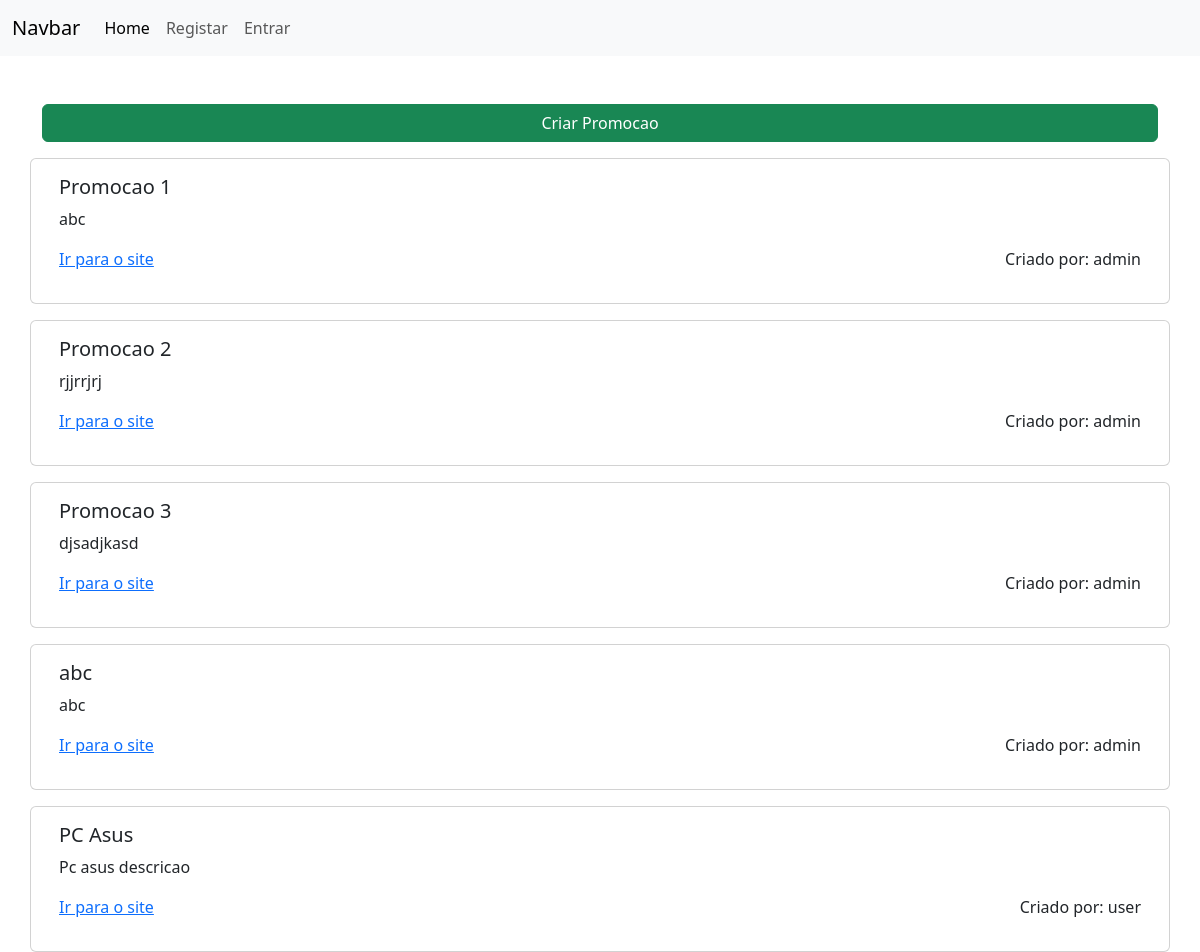
Page /promotions/ on the committed database.
### promotions/models.py (models this page shows, shortened)
class Promotion(models.Model):
    title = models.CharField(max_length=255)
    description = models.CharField(max_length=255)
    price = models.DecimalField(max_digits=5, decimal_places=2)
    url = models.URLField(null=True)
    category = models.ForeignKey(Category, on_delete=models.PROTECT)
    user = models.ForeignKey(UserModel, on_delete=models.PROTECT)

### promotions/views.py (the view)
# urls.py: path('promotions/', promotions_view, name='promotions_view'),
def promotions_view(request):
    promotions = Promotion.objects.all()
    return render(request, 'promotions/index.html', {
        'promotions': promotions
    })

### promotions/templates/promotions/index.html
{% extends 'base.html' %}
{% block content %}
<div class="container">
    <a href="{% url 'create_promotion' %}" class="btn btn-success w-100 mt-5">Criar Promocao</a>
    <div class="row">
        {% for promotion in promotions %}
        <div class="card mt-3">
            <div class="card-body">
                <h5 class="card-title">{{promotion.title}}</h5>
                <p class="card-text">{{promotion.description}}</p>
                <div class="d-flex justify-content-between">
                    <a href="{{ promotion.url }}" target="_blank" class="card-link">Ir para o site</a>
                    <p>Criado por: {{ promotion.user }}</p>
                </div>
            </div>
        </div>
        {% endfor %}
    </div>
</div>
{% endblock %}

### templates/base.html (shortened to what this page needs)
<!DOCTYPE html>
<html lang="en">
<head>
    <link rel="stylesheet" href="https://cdn.jsdelivr.net/npm/bootstrap@5.3.3/dist/css/bootstrap.min.css">
</head>
<body>
    <nav class="navbar navbar-expand-lg bg-body-tertiary">
        <div class="container-fluid">
            <a class="navbar-brand" href="#">Navbar</a>
            <div class="collapse navbar-collapse" id="navbarNav">
                <ul class="navbar-nav">
                    <li class="nav-item">
                        <a class="nav-link active" aria-current="page" href="#">Home</a>
                    </li>
                    {% if user.is_authenticated %}
                    <li class="nav-item">
                        <a class="nav-link" href="{% url 'users:logout_user' %}">Sair</a>
                    </li>
                    <li class="nav-item">
                        Bem vindo {{user.email}}
                    </li>
                    {% else %}
                    <li class="nav-item">
                        <a class="nav-link" href="{% url 'users:register_user' %}">Registar</a>
                    </li>
                    <li class="nav-item">
                        <a class="nav-link" href="{% url 'users:login_user' %}">Entrar</a>
                    </li>
                    {% endif %}
                </ul>
            </div>
        </div>
    </nav>
    {% block content %}{% endblock %}
</body>
</html>

### rows in the picture
Promotion: title "Promocao 1", description "abc", user "admin"
Promotion: title "Promocao 2", description "rjjrrjrj", user "admin"
Promotion: title "Promocao 3", description "djsadjkasd", user "admin"
Promotion: title "abc", description "abc", user "admin"
Promotion: title "PC Asus", description "Pc asus descricao", user "user"
